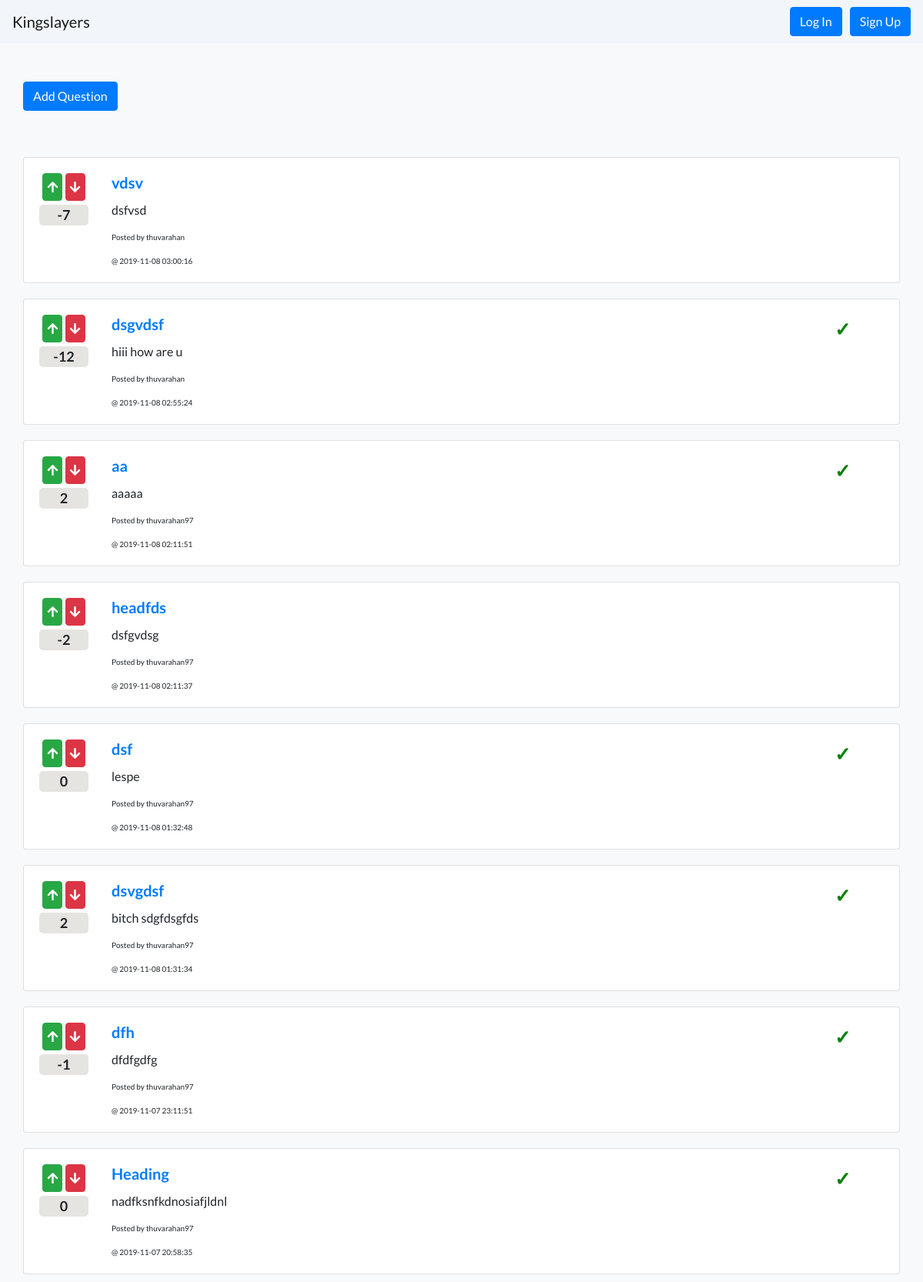
The page /browse_questions.php on the database its author committed.
### tables this page shows
CREATE TABLE `tbl_questions` (
  `qn_id` int(11) NOT NULL,
  `user_id` varchar(50) NOT NULL,
  `heading` text NOT NULL,
  `content` text NOT NULL,
  `upvote` int(11) NOT NULL,
  `downvote` int(11) NOT NULL,
  `marked` int(11) NOT NULL,
  `time` datetime NOT NULL
);

CREATE TABLE `tbl_users` (
  `user_id` varchar(50) NOT NULL,
  `username` varchar(100) NOT NULL,
  `email` varchar(100) NOT NULL,
  `password` text NOT NULL,
  `register_date` datetime NOT NULL
);

### browse_questions.php (the view, shortened to what this page needs)
<?php
include_once("header.php");
?>
    <section class="questions">
        <div class="container">
            <div class="row">
                    <a style="margin-top:50px;" href="add_question.php" class="btn btn-primary">Add Question</a>
            </div>
        </div>
    </section>
    <section class="questions" style="margin-top:50px;">
        <div class="container">
            <?php
            $sql = "SELECT * FROM tbl_questions NATURAL JOIN tbl_users ORDER BY `qn_id` DESC";
            $result = mysqli_query($db, $sql);
            while($row = mysqli_fetch_assoc($result)){
            ?>
            <div class="row" style="padding:10px 0;">
                <div class="card" style='width:100%;'>
                    <div class="card-body">
                        <div class="row">
                            <div class="col-sm-1">
                                <div class="vote text-center">
                                    <?php
                                    $votes = $row['upvote'] - $row['downvote'];
                                    $user_id = $_SESSION['user_id'];
                                    if($row['user_id']!=$user_id){
                                    ?>
                                    <a href="add_vote.php?vote=up&qn_id=<?php echo $row['qn_id'];?>" class="increment up btn btn-success
                                            ?>" style="padding:5px;"><i class="fas fa-arrow-up"></i></a>
                                    <a href="add_vote.php?vote=down&qn_id=<?php echo $row['qn_id'];?>" class="increment down btn btn-danger
                                            ?>" style="padding:5px;"><i class="fas fa-arrow-down"></i></a>
                                    <?php } ?>
                                    <div class="count text-center" style="font-weight:bold; font-size:18px; background:#e6e4e1; margin-top:5px; border-radius:5px;"><?php echo $votes; ?></div>
                                </div>
                            </div>
                            <div class="col-sm-10">
                                <a href="<?php echo 'view_question.php?qn_id='.$row['qn_id'];?>"><h5 class="card-title"><?php echo $row['heading']?></h5></a>
                                <p class="card-text"><?php echo $row['content']?></p>
                                <p class="card-text" style="font-size:10px;"><?php echo 'Posted by '.$row['username']?></p>
                                <p class="card-text" style="font-size:10px;"><?php echo '@ '.$row['time']?></p>
                            </div>
                            <div class="col-sm-1">
                                <div>
                                    <?php
                                    if($row['marked']==0){
                                        if($row['user_id']==$_SESSION['user_id']){?>
                                            <a href="mark_answered.php?qn_id=<?php echo $row['qn_id'];?>" class="btn btn-danger mark_answered">Mark</a>
                                    <?php
                                        }}
                                    else { ?>
                                        <span style='font-weight:bold;font-size:25px;color:green;'>&#10003;</span>
                                    <?php } ?>
                                </div>
                            </div>
                        </div>
                    </div>
                </div>
            </div>
            <?php } ?>
        </div>
    </section>
</body>
</html>

### rows shown on the page
tbl_questions: votes "-7", heading "vdsv", content "dsfvsd", user.username "thuvarahan", time "2019-11-08 03:00:16"
tbl_questions: votes "-12", heading "dsgvdsf", content "hiii how are u", user.username "thuvarahan", time "2019-11-08 02:55:24"
tbl_questions: upvote "2", heading "aa", content "aaaaa", user.username "thuvarahan97", time "2019-11-08 02:11:51"
tbl_questions: votes "-2", heading "headfds", content "dsfgvdsg", user.username "thuvarahan97", time "2019-11-08 02:11:37"
tbl_questions: votes "0", heading "dsf", content "lespe", user.username "thuvarahan97", time "2019-11-08 01:32:48"
tbl_questions: upvote "2", heading "dsvgdsf", content "bitch sdgfdsgfds", user.username "thuvarahan97", time "2019-11-08 01:31:34"
tbl_questions: votes "-1", heading "dfh", content "dfdfgdfg", user.username "thuvarahan97", time "2019-11-07 23:11:51"
tbl_questions: upvote "0", heading "Heading", content "nadfksnfkdnosiafjldnl", user.username "thuvarahan97", time "2019-11-07 20:58:35"
